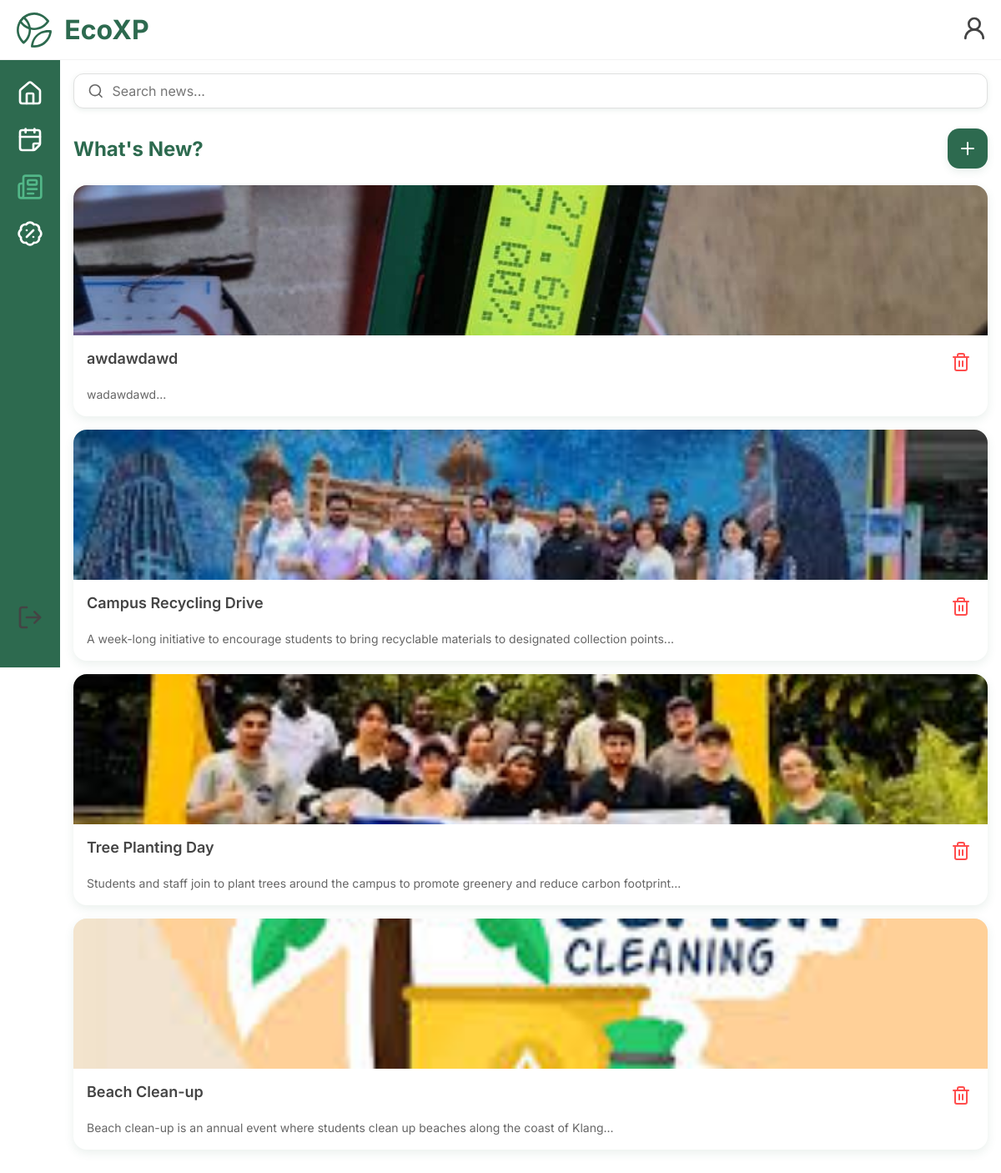
The app's page /event_manager/php/event-manager-news.php (signed in) with its own data.
### tables this page shows
CREATE TABLE IF NOT EXISTS `eco_news` (
  `eco_news_id` int NOT NULL AUTO_INCREMENT,
  `title` varchar(100) NOT NULL,
  `description` text NOT NULL,
  `image_path` varchar(255) NOT NULL,
  `venue` text NOT NULL,
  `organised_by` varchar(255) NOT NULL,
  `events_id` int NOT NULL,
  `posted_by` int NOT NULL,
  PRIMARY KEY (`eco_news_id`),
  UNIQUE KEY `eco_news_id` (`eco_news_id`),
  KEY `events_id` (`events_id`),
  KEY `posted_by` (`posted_by`)
);

### event_manager/php/event-manager-news.php (the view, shortened to what this page needs)
<?php
    require_once __DIR__ . "/../../config/Database.php";
    $sql = "SELECT eco_news_id, title, description, image_path FROM eco_news ORDER BY eco_news_id DESC";
    $result = mysqli_query($database, $sql);
?>
<!DOCTYPE html>
<html lang="en">
<head>
    <link rel="stylesheet" href="../../mobile.css">
    <link rel="stylesheet" href="../css/event-manager-news.css">
</head>
<body>
    <header class="top-bar" role="banner">
        <div class="top-left">
            <button class="icon-btn no-hover topbar-icon" onclick="window.location.href='event-manager-home.php'" style="display:flex;align-items:center;gap:8px;">
                <h2 class="top-title">EcoXP</h2>
            </button>
        </div>
        <div class="top-right">
            <a href="event-manager-profile.php" class="topbar-icon">
                <button class="icon-btn"><i data-lucide="user-round"></i></button>
            </a>
        </div>
    </header>
    <nav class="side-bar">
        <div class="participant-icon-container">
            <a href="event-manager-home.php" class="icon-link sidebar-icon"><button class="icon-btn"><i data-lucide="house"></i></button></a>
            <a href="event-manager-calendar.php" class="icon-link sidebar-icon"><button class="icon-btn"><i data-lucide="calendar-fold"></i></button></a>
            <a href="event-manager-news.php" class="icon-link active sidebar-icon"><button class="icon-btn"><i data-lucide="newspaper"></i></button></a>
            <a href="event-manager-rewards-management.php" class="icon-link sidebar-icon"><button class="icon-btn"><i data-lucide="badge-percent"></i></button></a>
        </div>
        <a href="../../logout.php" id="logout" class="sidebar-icon"><button class="icon-btn"><i data-lucide="log-out"></i></button></a>
    </nav>
    <main class="main-content">
        <div class="search-container">
            <div class="search-box">
                <i data-lucide="search" class="search-icon"></i>
                <input type="text" placeholder="Search news..." id="search-input">
            </div>
        </div>
        <div class="header-action-row">
            <h1 class="page-title">What's New?</h1>
            <button class="add-news-btn" onclick="window.location.href='event-manager-news-post-form.php'">
                <i data-lucide="plus"></i>
            </button>
        </div>
        <div class="news-feed">
            <?php while ($row = mysqli_fetch_assoc($result)) { ?>
                <div class="news-card" onclick="window.location.href='event-manager-news-details.php?id=<?php echo $row['eco_news_id']; ?>'">
                    <div class="news-image-container">
                        <img src="../../images/<?php echo $row['image_path']; ?>" alt="News">
                    </div>
                    <div class="news-details">
                        <div class="news-header">
                            <h3 class="news-title"><?php echo htmlspecialchars($row['title']); ?></h3>
                            <span class="delete-action" onclick="deleteNews(event, <?php echo $row['eco_news_id']; ?>)">
                                <i data-lucide="trash-2"></i>
                            </span>
                        </div>
                        <p class="news-snippet">
                            <?php echo substr(strip_tags($row['description']), 0, 120); ?>...
                        </p>
                    </div>
                </div>
            <?php } ?>
        </div>
    </main>
</body>
</html>

### mobile.css (style rules this page uses)
.top-bar { position: fixed; top: 0; left: 0; right: 0; height: 72px; display: flex; align-items: center; justify-content: space-between; padding: 0 16px; background-color: rgba(255, 255, 255, 0.4); backdrop-filter: blur(20px); -webkit-backdrop-filter: blur(10px); border-bottom: 1px solid rgba(0, 0, 0, 0.05); z-index: 1000; }
.top-bar .top-left, .top-bar .top-center, .top-bar .top-right { display: flex; align-items: center; }
.top-bar .top-left { gap: 12px; flex: 0; }
.top-bar .top-right { gap: 12px; flex: 0; }
.top-bar .top-title { font-size: 32px; color: var(--primary-green); margin: 0; padding: 0; }
.icon-btn svg { flex-shrink: 0; display: block; }
.icon-btn.no-hover { padding: 8px 80px; gap: 8px; height: auto; }
.top-bar .top-left .icon-btn svg { flex-shrink: 0; }
.top-bar .top-left .icon-btn h2 { white-space: nowrap; }
.side-bar { position: fixed; top: 72px; left: 0; bottom: auto; width: 72px; background: var(--primary-green); display: flex; flex-direction: column; align-items: center; z-index: 900; padding-top: 24px; padding-bottom: 24px; max-height: calc(100vh - 72px); overflow-y: auto; }
.participant-icon-container { display: flex; flex-direction: column; align-items: center; gap: 24px; width: 100%; flex: 1; }
.icon-link { display: flex; align-items: center; justify-content: center; text-decoration: none; }
.icon-link .icon-btn { color: var(--card-white); stroke-width: 1.5; transition: all 0.2s ease; }
.icon-link.active .icon-btn { color: var(--secondary-green); stroke-width: 2.2; }
#logout { margin: auto; }
.side-bar { position: fixed; top: 72px; left: 0; bottom: 0; width: 72px; background: var(--primary-green); display: flex; align-items: flex-start; z-index: 900; padding-top: 24px; }
.participant-icon-container { display: flex; flex-direction: column; align-items: center; gap: 24px; width: 100%; }
.main-content { margin-left: 72px; margin-top: 72px; padding: 16px; min-height: calc(100vh - 72px); width: calc(100% - 72px); box-sizing: border-box; }
.sidebar-icon .icon-btn, .sidebar-icon .icon-btn svg, .sidebar-icon .icon-btn i { width: 32px; height: 32px; }
.topbar-icon .icon-btn, .topbar-icon .icon-btn svg, .topbar-icon .icon-btn i { width: 32px; height: 32px; }
.icon-link.active .icon-btn { color: var(--secondary-green); }
:root { --primary-green: #2D6A4F; --secondary-green: #52B788; --ice-mint: #f0f7f4; --shadow: rgba(45, 106, 79, 0.1); --card-white: #FFFFFF; --primary-text: #444444; --secondary-text: #666666; --line-black: #999999; }
* { margin: 0; padding: 0; box-sizing: border-box; font-family: 'Inter', sans-serif; }
html, body { height: 100%; overflow-x: hidden; }
body { padding-bottom: 96px; }
.icon-btn { width: 40px; height: 40px; color: var(--primary-text); stroke-width: 1.5; background: none; border: none; padding: 6px; display: inline-flex; align-items: center; justify-content: center; cursor: pointer; transition: transform 160ms ease, box-shadow 160ms ease; }
#logout { margin-top: auto; margin-bottom: 16px; }

### records on screen
eco_news: image_path (picture), title "awdawdawd", description "wadawdawd"
eco_news: image_path (picture), title "Campus Recycling Drive", description "A week-long initiative to encourage students to bring recyclable materials to designated collection points"
eco_news: image_path (picture), title "Tree Planting Day", description "Students and staff join to plant trees around the campus to promote greenery and reduce carbon footprint"
eco_news: image_path (picture), title "Beach Clean-up", description "Beach clean-up is an annual event where students clean up beaches along the coast of Klang"
